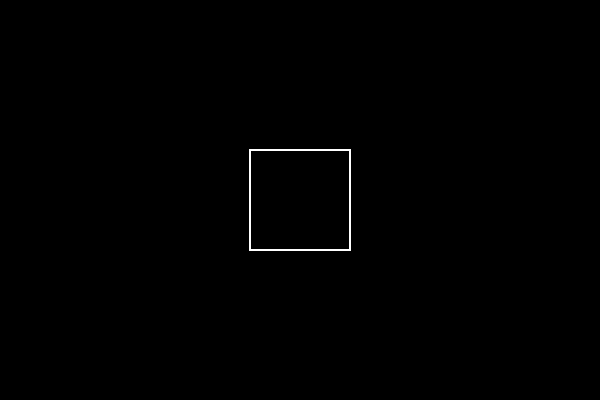
Frame 1 (no input)
Frame 60 (no input): identical to frame 1, image omitted
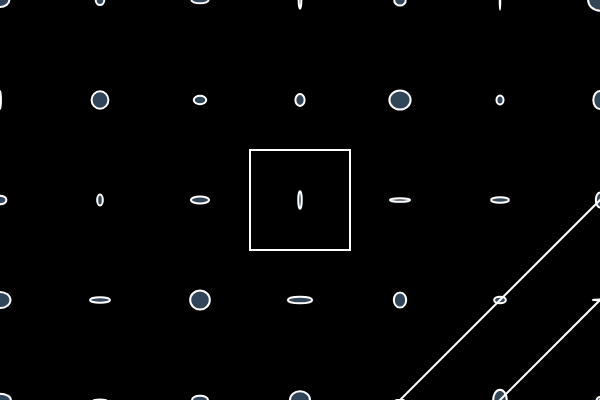
Frame 120 (the mouse pressed at the canvas centre since frame 60)

The p5.js sketch that drew these frames (run headless with seeded random() and noise() and a simulated clock; from frame 60 on, the mouse is pressed at the canvas centre):

// p5.js sketch
// ── sketch.js
function setup() {
  createCanvas(600, 400);

}


function draw() {
  background(0);
  strokeWeight(2);
  stroke(255);


// makes all of the cirlces when you click the mouse
  if (mouseIsPressed) {
   for (var x = 0; x <= width; x += 100) {
     for (var y = 0; y <= height; y += 100) {
       fill(50, 70, 90);
       ellipse(x, y, random(0, 25), random(0, 25));
     }
   }
 }

 // Was suppose to create a roll over on the box in the middle but couldnt figure it out
 if (mouseX > 250 && mouseX < 350 && mouseY > 150 && mouseY < 250) {
   fill(255, 0, 200);
 }
 noFill();
 rectMode(CENTER);
 rect(300, 200, 100, 100);

// Adds a diagnol line to intersect the circles
  if (mouseX > 600) {
    line(100, 0, 0, 100);
  } if (mouseX > 550) {
    line(200, 0, 0, 200);
  } if (mouseX > 500) {
    line(300, 0, 0, 300);
  } if (mouseX > 450) {
    line(400, 0, 0, 400);
  } if (mouseX > 400) {
    line(500, 0, 0, 500);
  } if (mouseX > 350) {
    line(600, 0, 0, 600);
  } if (mouseX > 300) {
    line(700, 0, 0, 700);
  } if (mouseX > 250) {
    line(800, 0, 0, 800);
  } if (mouseX > 200) {
    line(900, 0, 0, 900);
  } if (mouseX > 150) {
    line(1000, 0, 0, 1000);
  } if (mouseX > 100) {
    line(1100, 0, 0, 1100);
  } if (mouseX > 50) {
    line(1200, 0, 0, 1200);
  }


}
